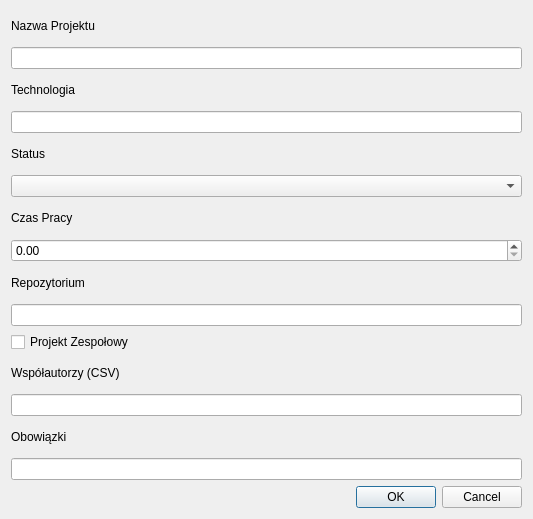
<?xml version="1.0" encoding="UTF-8"?>
<ui version="4.0">
 <class>AddProjectDialog</class>
 <widget class="QDialog" name="AddProjectDialog">
  <property name="geometry">
   <rect>
    <x>0</x>
    <y>0</y>
    <width>533</width>
    <height>519</height>
   </rect>
  </property>
  <property name="windowTitle">
   <string>Dodawanie projektu</string>
  </property>
  <layout class="QVBoxLayout" name="verticalLayout">
   <item>
    <widget class="QLabel" name="label">
     <property name="text">
      <string>Nazwa Projektu</string>
     </property>
    </widget>
   </item>
   <item>
    <widget class="QLineEdit" name="nameLineEdit"/>
   </item>
   <item>
    <widget class="QLabel" name="label_2">
     <property name="text">
      <string>Technologia</string>
     </property>
    </widget>
   </item>
   <item>
    <widget class="QLineEdit" name="technologiesLineEdit"/>
   </item>
   <item>
    <widget class="QLabel" name="label_3">
     <property name="text">
      <string>Status</string>
     </property>
    </widget>
   </item>
   <item>
    <widget class="QComboBox" name="statusComboBox"/>
   </item>
   <item>
    <widget class="QLabel" name="label_4">
     <property name="text">
      <string>Czas Pracy</string>
     </property>
    </widget>
   </item>
   <item>
    <widget class="QDoubleSpinBox" name="workTimeSpinBox"/>
   </item>
   <item>
    <widget class="QLabel" name="label_5">
     <property name="text">
      <string>Repozytorium</string>
     </property>
    </widget>
   </item>
   <item>
    <widget class="QLineEdit" name="repositoryLineEdit"/>
   </item>
   <item>
    <widget class="QCheckBox" name="teamProjectCheckBox">
     <property name="text">
      <string>Projekt Zespołowy</string>
     </property>
    </widget>
   </item>
   <item>
    <widget class="QLabel" name="collaboratorsLabel">
     <property name="text">
      <string>Współautorzy (CSV)</string>
     </property>
    </widget>
   </item>
   <item>
    <widget class="QLineEdit" name="collaboratorsLineEdit"/>
   </item>
   <item>
    <widget class="QLabel" name="responsibilitiesLabel">
     <property name="text">
      <string>Obowiązki</string>
     </property>
    </widget>
   </item>
   <item>
    <widget class="QLineEdit" name="responsibilitiesLineEdit"/>
   </item>
   <item>
    <widget class="QDialogButtonBox" name="buttonBox">
     <property name="standardButtons">
      <set>QDialogButtonBox::StandardButton::Cancel|QDialogButtonBox::StandardButton::Ok</set>
     </property>
    </widget>
   </item>
  </layout>
 </widget>
 <resources/>
 <connections/>
</ui>
